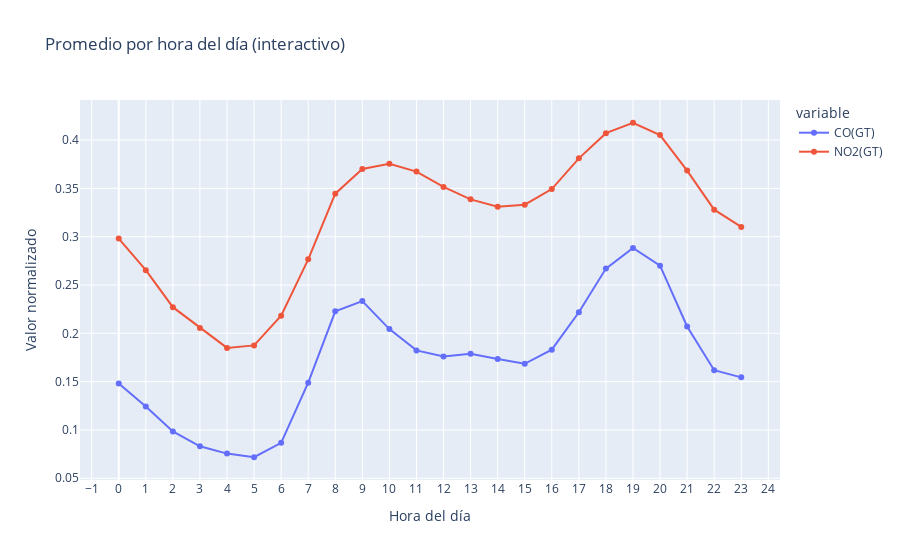

Notebook cell for this chart:
### Code cell
# Promedio por hora del día de CO y NO2 (interactivo)

hourly_mean = df.groupby(df.index.hour).mean().reset_index()
fig = px.line(
    hourly_mean,
    x='datetime',  # Aquí datetime es la hora del día
    y=['CO(GT)','NO2(GT)'],
    title='Promedio por hora del día (interactivo)',
    labels={'value':'Valor normalizado', 'datetime':'Hora del día'},
    markers=True
)
fig.update_xaxes(tickmode='linear', tick0=0, dtick=1)
fig.show()

### Figure 1 — Plotly figure (JSON) as saved in the notebook; plotly's stock layout.template omitted (floating-point values rounded to 4 significant figures)
{"data": [{"hovertemplate": "variable=CO(GT)<br>Hora del día=%{x}<br>Valor normalizado=%{y}<extra></extra>", "legendgroup": "CO(GT)", "line": {"color": "#636efa", "dash": "solid"}, "marker": {"symbol": "circle"}, "mode": "lines+markers", "name": "CO(GT)", "orientation": "v", "showlegend": true, "type": "scatter", "x": [0, 1, 2, 3, 4, 5, 6, 7, 8, 9, 10, 11, 12, 13, 14, 15, 16, 17, 18, 19, 20, 21, 22, 23], "xaxis": "x", "y": [0.148, 0.1243, 0.0985, 0.08303, 0.07552, 0.07175, 0.08668, 0.149, 0.2228, 0.2334, 0.2044, 0.1823, 0.176, 0.1789, 0.1734, 0.1685, 0.1831, 0.2218, 0.267, 0.2884, 0.27, 0.2071, 0.1619, 0.1544], "yaxis": "y"}, {"hovertemplate": "variable=NO2(GT)<br>Hora del día=%{x}<br>Valor normalizado=%{y}<extra></extra>", "legendgroup": "NO2(GT)", "line": {"color": "#EF553B", "dash": "solid"}, "marker": {"symbol": "circle"}, "mode": "lines+markers", "name": "NO2(GT)", "orientation": "v", "showlegend": true, "type": "scatter", "x": [0, 1, 2, 3, 4, 5, 6, 7, 8, 9, 10, 11, 12, 13, 14, 15, 16, 17, 18, 19, 20, 21, 22, 23], "xaxis": "x", "y": [0.2981, 0.2654, 0.2271, 0.2056, 0.1849, 0.1875, 0.2183, 0.2766, 0.3445, 0.3701, 0.3756, 0.3674, 0.3515, 0.3387, 0.3311, 0.3331, 0.3493, 0.3811, 0.4072, 0.418, 0.4052, 0.3684, 0.328, 0.3102], "yaxis": "y"}], "layout": {"legend": {"title": {"text": "variable"}, "tracegroupgap": 0}, "title": {"text": "Promedio por hora del día (interactivo)"}, "xaxis": {"anchor": "y", "domain": [0, 1], "dtick": 1, "tick0": 0, "tickmode": "linear", "title": {"text": "Hora del día"}}, "yaxis": {"anchor": "x", "domain": [0, 1], "title": {"text": "Valor normalizado"}}}}
